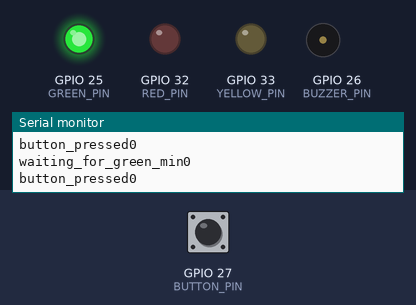
Recording of a program running on a simulated ESP32. Shown: output pins drawn as LEDs (lit = HIGH), buzzer (waves = sounding, pin HIGH), the last lines printed to the serial monitor. Inputs (shaded band) come from the test bench; at power-on: GPIO 27 (BUTTON_PIN) LOW.

Above: at 13.9 s.
14.0 s: GPIO 27 (BUTTON_PIN) pulled HIGH for 0.15 s
At 14.4 s:
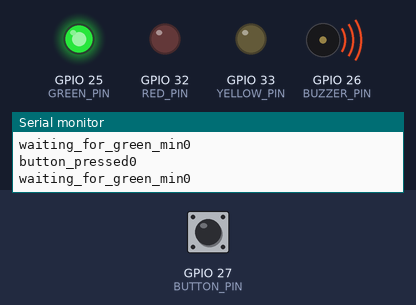
At 20.5 s:
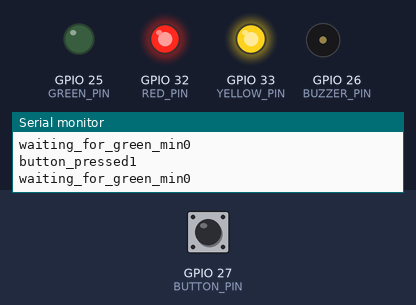
36.1 s: GPIO 27 (BUTTON_PIN) pulled HIGH for 1 s
At 43.7 s:
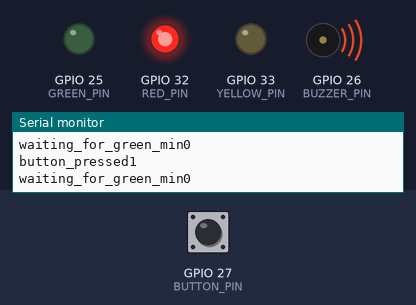
Timing chart, 0 to 45.6 s (numbered marks = the images above; inputs shaded):
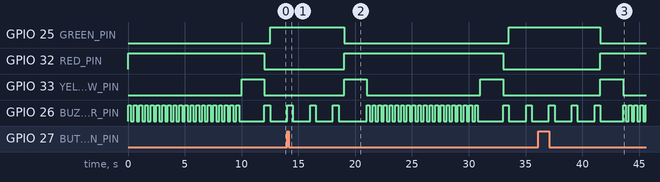

Measured:
- after the input at 14.0 s, GPIO 25 (GREEN_PIN): HIGH → LOW after 5.0 s, → HIGH 14.5 s later; GPIO 32 (RED_PIN): LOW → HIGH after 5.0 s, → LOW 14.0 s later; GPIO 33 (YELLOW_PIN): alternates HIGH for 2.0 s and LOW for 10.0 s, starting after 5.0 s
- after the input at 36.1 s, GPIO 25 (GREEN_PIN): HIGH → LOW after 5.5 s; GPIO 32 (RED_PIN): LOW → HIGH after 5.5 s; GPIO 33 (YELLOW_PIN): LOW → HIGH after 5.5 s, → LOW 2.0 s later

The program:

main.cpp
```cpp
#include <Arduino.h>

#define RED_PIN 32
#define YELLOW_PIN 33
#define GREEN_PIN 25

#define BUZZER_PIN 26
#define BUTTON_PIN 27

// Hard coded enumerator
#define RED_PIN 32
#define YELLOW_PIN 33
#define GREEN_PIN 25
#define BUZZER_PIN 26
#define BUTTON_PIN 27

// 定义状态
#define RED_STATE 0
#define RED_YELLOW_STATE 1
#define YELLOW_RED_STATE 2
#define GREEN_STATE 3
#define RED_MILLIS 10000
#define YELLOW_MILLIS 2000
#define GREEN_MIN_MILLIS 5000
#define BUZZER_GREEN_ON 500
#define BUZZER_GREEN_OFF 1500
#define BUZZER_RED_ON 250
#define BUZZER_RED_OFF 250

int tl_state; // 交通灯状态
unsigned long tl_timer; // 交通灯定时器
unsigned long buzzer_timer; // 蜂鸣器定时器
bool button_pressed = false; // 按钮按下标志
unsigned long button_press_time = 0; // 按钮按下时的时间
bool waiting_for_green_min = false; // 等待绿灯至少亮5秒

void IRAM_ATTR handleButtonPress() {
    // 如果按钮尚未按下并且当前状态为绿灯，则设置按钮按下标志
    button_pressed = true; // 设置按钮按下标志
    button_press_time = millis(); // 记录按钮按下时的时间
}

void setup() {
  Serial.begin(9600);

  // 配置引脚为输出
  pinMode(RED_PIN, OUTPUT);
  pinMode(YELLOW_PIN, OUTPUT);
  pinMode(GREEN_PIN, OUTPUT);
  pinMode(BUZZER_PIN, OUTPUT);
  pinMode(BUTTON_PIN, INPUT);

  // 为按钮按下绑定中断处理程序
  attachInterrupt(digitalPinToInterrupt(BUTTON_PIN), handleButtonPress, RISING);

  // 初始化状态和定时器
  tl_state = RED_STATE;
  tl_timer = millis() + RED_MILLIS;
  buzzer_timer = millis();
  waiting_for_green_min = false;
}

void loop() {
  // 交通灯状态机
  switch (tl_state) {
    case RED_STATE:
      // 打开红灯
      digitalWrite(RED_PIN, HIGH);
      digitalWrite(YELLOW_PIN, LOW);
      digitalWrite(GREEN_PIN, LOW);

      if (millis() > tl_timer) {
        // 关闭红灯，切换到红黄灯状态
        digitalWrite(RED_PIN, LOW);
        tl_state = RED_YELLOW_STATE;
        tl_timer = millis() + YELLOW_MILLIS;
      }
      break;

    case RED_YELLOW_STATE:
      // 打开红黄灯
      digitalWrite(RED_PIN, HIGH);
      digitalWrite(YELLOW_PIN, HIGH);
      digitalWrite(GREEN_PIN, LOW);

      if (millis() > tl_timer) {
        // 关闭红黄灯，切换到绿灯状态
        digitalWrite(RED_PIN, LOW);
        digitalWrite(YELLOW_PIN, LOW);
        tl_state = GREEN_STATE;
        waiting_for_green_min = false; // 重置最少绿灯时间的标志
        button_pressed = false; // 重置按钮标志
      }
      break;

    case YELLOW_RED_STATE:
      // 打开黄灯
      digitalWrite(RED_PIN, HIGH);
      digitalWrite(YELLOW_PIN, HIGH);
      digitalWrite(GREEN_PIN, LOW);

      if (millis() > tl_timer) {
        // 关闭黄灯，切换回红灯状态
        digitalWrite(YELLOW_PIN, LOW);
        tl_state = RED_STATE;
        tl_timer = millis() + RED_MILLIS;
      }
      break;

    case GREEN_STATE:
      // 打开绿灯
      digitalWrite(RED_PIN, LOW);
      digitalWrite(YELLOW_PIN, LOW);
      digitalWrite(GREEN_PIN, HIGH);

      Serial.print("button_pressed");
      Serial.println(button_pressed);
      Serial.print("waiting_for_green_min");
      Serial.println(waiting_for_green_min);

      // 判断是否按下按钮
      if (button_pressed) {
        if (!waiting_for_green_min) {
          // 如果还未等待绿灯至少亮5秒，则检查当前是否超过5秒
          if (millis() - button_press_time >= GREEN_MIN_MILLIS) {
            waiting_for_green_min = true;
            tl_state = YELLOW_RED_STATE; // 切换到黄灯状态
            tl_timer = millis() + YELLOW_MILLIS;
            digitalWrite(GREEN_PIN, LOW); // 关闭绿灯
          }
        }
      }
      break;
  }

  // 蜂鸣器状态机
  switch (tl_state) {
    case GREEN_STATE:
      if (millis() > buzzer_timer) {
        digitalWrite(BUZZER_PIN, HIGH);
        delay(BUZZER_GREEN_ON); // 蜂鸣器响500毫秒
        digitalWrite(BUZZER_PIN, LOW);
        buzzer_timer = millis() + BUZZER_GREEN_OFF; // 停1500毫秒
      }
      break;

    case RED_STATE:
      if (millis() > buzzer_timer) {
        digitalWrite(BUZZER_PIN, HIGH);
        delay(BUZZER_RED_ON); // 蜂鸣器响250毫秒
        digitalWrite(BUZZER_PIN, LOW);
        buzzer_timer = millis() + BUZZER_RED_OFF; // 停250毫秒
      }
      break;

    default:
      digitalWrite(BUZZER_PIN, LOW); // 确保其他状态下蜂鸣器关闭
      break;
  }
}
```
